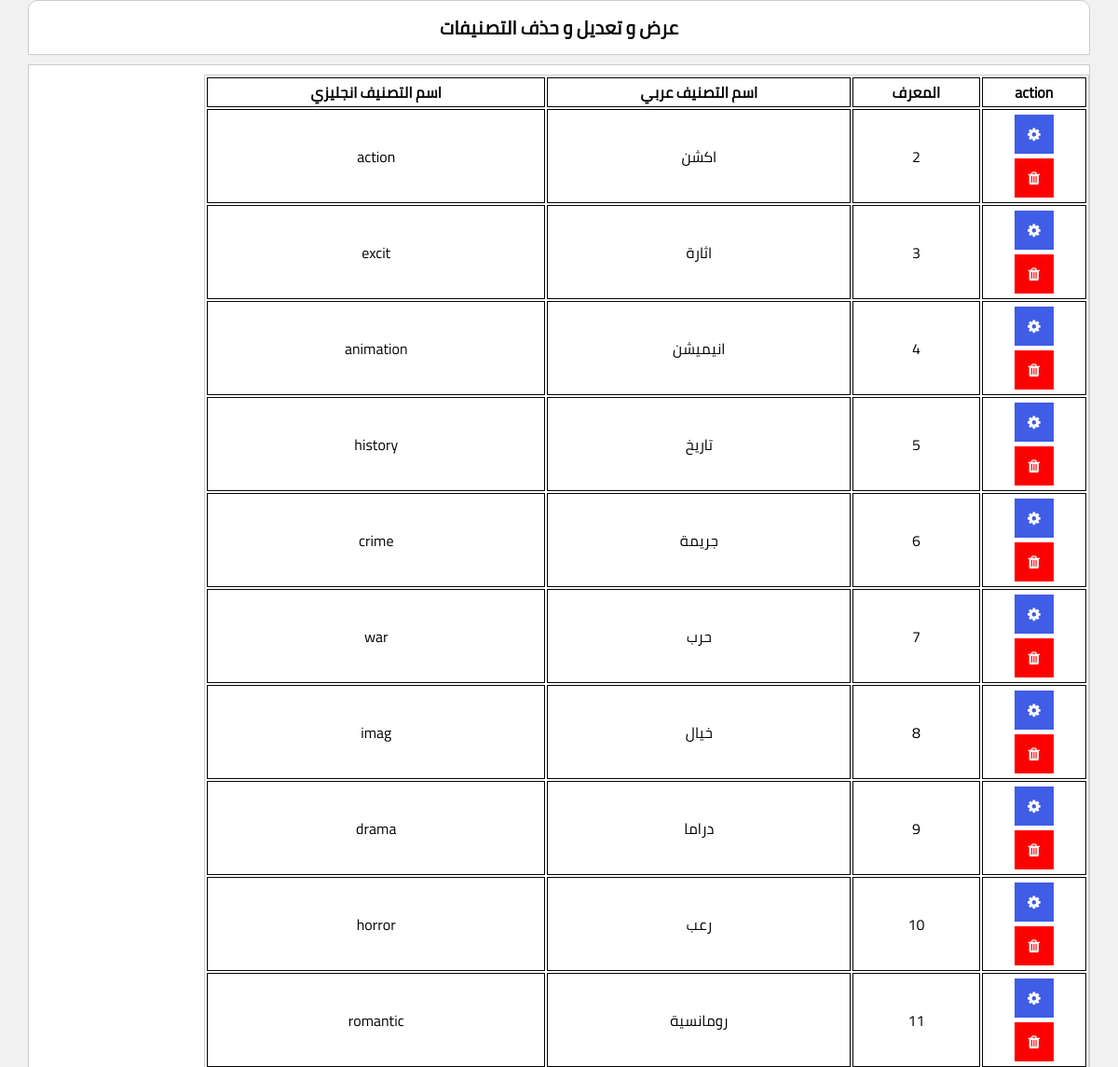
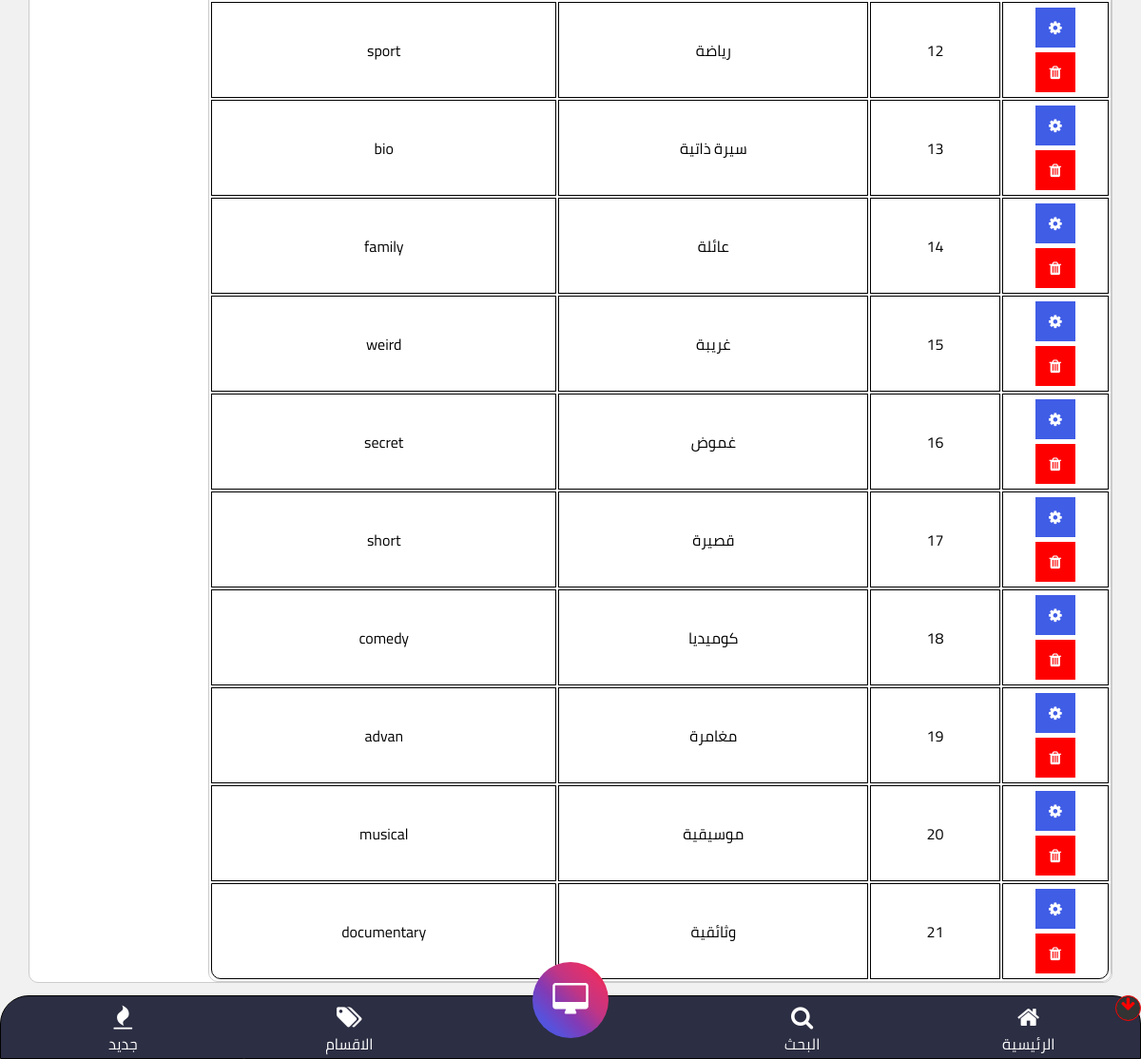
Page /controls/sh-category.php (signed in) on the committed database (2 pictures, top to bottom).
### tables this page shows
CREATE TABLE `cats` (
  `CatID` int(11) NOT NULL,
  `CatName` varchar(100) NOT NULL,
  `CatName2` varchar(100) NOT NULL
);

### controls/sh-category.php (the view, shortened to what this page needs)
<?php
require_once '../config.php';
include_once '../bottom-nav.php';
$sql = "SELECT * FROM cats";
$result = mysqli_query($conn, $sql);
if ($result->num_rows > 0) {
  echo '
    <div class="cont">
    <p class="title">عرض و تعديل و حذف التصنيفات</p>
    <div class="table-box">
    <table>
    <tr>
      <th>action</th>
      <th>المعرف</th>
      <th>اسم التصنيف عربي</th>
      <th>اسم التصنيف انجليزي</th>
    </tr>
  ';
  while ($row = $result->fetch_assoc()) {
    echo '
    <tr>
    <td>
      <span><a href="edit-category.php?' . $row["CatID"] . '"><i class="fa fa-cog"></a></i></span>
      <span><a href="delete-category.php?' . $row["CatID"] . '"><i class="fa fa-trash"></i></a></span>
    </td>
    <td> ' . $row['CatID'] . '</td>
    <td>' . $row['CatName'] . '</td>
    <td>' . $row['CatName2'] . '</td>
  </tr>
    ';
  }
  echo '
  </table>
</div>
</div>
  ';
}
?>
<!DOCTYPE html>
<html lang="en">
<head>
  <link rel="stylesheet" href="css/sh-series.css">
</head>
<body>
</body>
</html>

### bottom-nav.php (shortened to what this page needs)
<link rel="stylesheet" href="css/font-awesome.min.css">
<link rel="stylesheet" href="css/normal.css">
<div class="container" style="direction: rtl;">
  <div class="bottom-nav">
    <div class="close"><i class="fa fa-arrow-down"></i></div>
    <ul>
      <li><a href="index.php"><i class="fa fa-home fa-1x"></i>الرئيسية</a></li>
      <li><a class="search"><i style="cursor: pointer;" class="fa fa-search fa-1x"></i>البحث</a></li>
      <li class="open-cat"><i class="fa fa-desktop fa-1x"></i>
      </li>
      <li><a href="categores.php"><i class="fa fa-tags fa-1x"></i>الاقسام</a></li>
      <li><a href="new.php"><i class="fa fa-fire fa-1x"></i>جديد</a></li>
    </ul>
  </div>
</div>

### controls/css/normal.css (style rules this page uses)
html { line-height: 1.15; -webkit-text-size-adjust: 100%; }
body { margin: 0; }
a { background-color: transparent; }

### controls/css/sh-series.css (style rules this page uses)
body { background-color: #f1f1f1; direction: rtl; margin-bottom: 80px; }
.cont { width: 95%; margin: auto; }
.title { padding: 10px 0; text-align: center; font-weight: bold; font-size: 20px; border-top-right-radius: 10px; border-top-left-radius: 10px; border: 1px solid #ccc; background-color: #fff; }
table { margin-top: 10px; border: 1px solid #ccc; background-color: #fff; border-bottom-right-radius: 10px; border-bottom-left-radius: 10px; width: 100%; text-align: center; overflow: scroll; width: 950px; }
.table-box { margin-top: 10px; overflow: scroll; border: 1px solid #ccc; background-color: #fff; border-bottom-right-radius: 10px; border-bottom-left-radius: 10px; }
table td { border: 1px solid #000; }
table th { border: 1px solid #000; }
table tr:last-of-type td:last-of-type { border-bottom-left-radius: 10px; }
table tr:last-of-type td:first-of-type { border-bottom-right-radius: 10px; }
table td span { display: block; width: 40px; margin: 5px auto; height: 40px; line-height: 40px; background-color: #405de6; border: 1px solid #405de6; color: #fff; cursor: pointer; transition: all .3s; }
table td span a { color: #fff; display: block; width: 100%; height: 100%; }
table td span a i { line-height: 40px !important; }
table td span:last-of-type { background-color: #f00; border: 1px solid #f00; transition: all .3s; }

### bottom-nav.php (style rules this page uses)
* { padding: 0; margin: 0; }
html { line-height: unset; }
body { font-family: cairo, Arial, Helvetica, sans-serif; }
a { text-decoration: none; }
.bottom-nav { position: fixed; bottom: 0; right: 0; left: 0; z-index: 100; }
.bottom-nav ul { list-style-type: none; user-select: none; border: 1px solid #000; border-top-left-radius: 30px; border-top-right-radius: 30px; padding-top: 10px; background-color: #2C2E43; }
.bottom-nav ul li { display: inline-block; width: calc((100% / 5) - 5px); text-align: center; }
.container { position: absolute; bottom: -1px; width: 100%; }
.bottom-nav ul li:nth-of-type(3) { position: absolute; top: -35px; margin: auto; border-radius: 50%; width: 80px; height: 80px; left: 50%; transform: translateX(-50%); background: linear-gradient(45deg, #405de6, #5851db, #833ab4, #c13584, #e1306c, #fd1d1d); }
.bottom-nav ul li:nth-of-type(3) i { line-height: 80px; color: #fff; cursor: pointer; font-size: 35px; }
.bottom-nav ul li i { font-size: 25px; display: block; color: #fff; transition: all .3s; }
.bottom-nav ul li a { transition: all .3s; color: #fff; }
.close { color: #F00; position: absolute; text-align: center; border-radius: 50%; width: 25px; height: 25px; background-color: #333; overflow: hidden; line-height: 25px; border: 1px solid #f00; cursor: pointer; }

### rows in the picture
cats: CatID "2", CatName "اكشن", CatName2 "action"
cats: CatID "3", CatName "اثارة", CatName2 "excit"
cats: CatID "4", CatName "انيميشن", CatName2 "animation"
cats: CatID "5", CatName "تاريخ", CatName2 "history"
cats: CatID "6", CatName "جريمة", CatName2 "crime"
cats: CatID "7", CatName "حرب", CatName2 "war"
cats: CatID "8", CatName "خيال", CatName2 "imag"
cats: CatID "9", CatName "دراما", CatName2 "drama"
cats: CatID "10", CatName "رعب", CatName2 "horror"
cats: CatID "11", CatName "رومانسية", CatName2 "romantic"
cats: CatID "12", CatName "رياضة", CatName2 "sport"
cats: CatID "13", CatName "سيرة ذاتية", CatName2 "bio"
cats: CatID "14", CatName "عائلة", CatName2 "family"
cats: CatID "15", CatName "غريبة", CatName2 "weird"
cats: CatID "16", CatName "غموض", CatName2 "secret"
cats: CatID "17", CatName "قصيرة", CatName2 "short"
cats: CatID "18", CatName "كوميديا", CatName2 "comedy"
cats: CatID "19", CatName "مغامرة", CatName2 "advan"
cats: CatID "20", CatName "موسيقية", CatName2 "musical"
cats: CatID "21", CatName "وثائقية", CatName2 "documentary"
